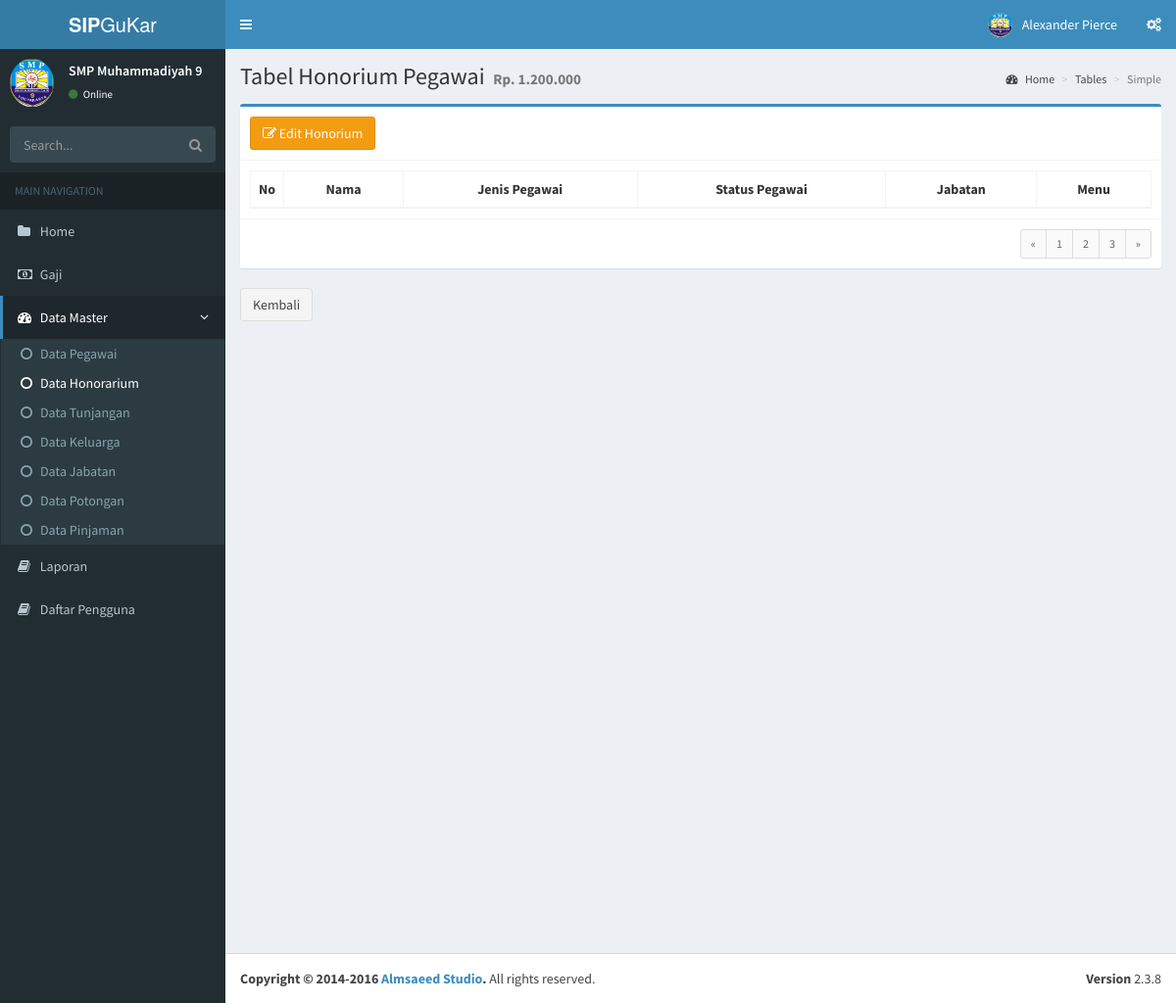
Before: /honor/detail/1200000 with the older database file.
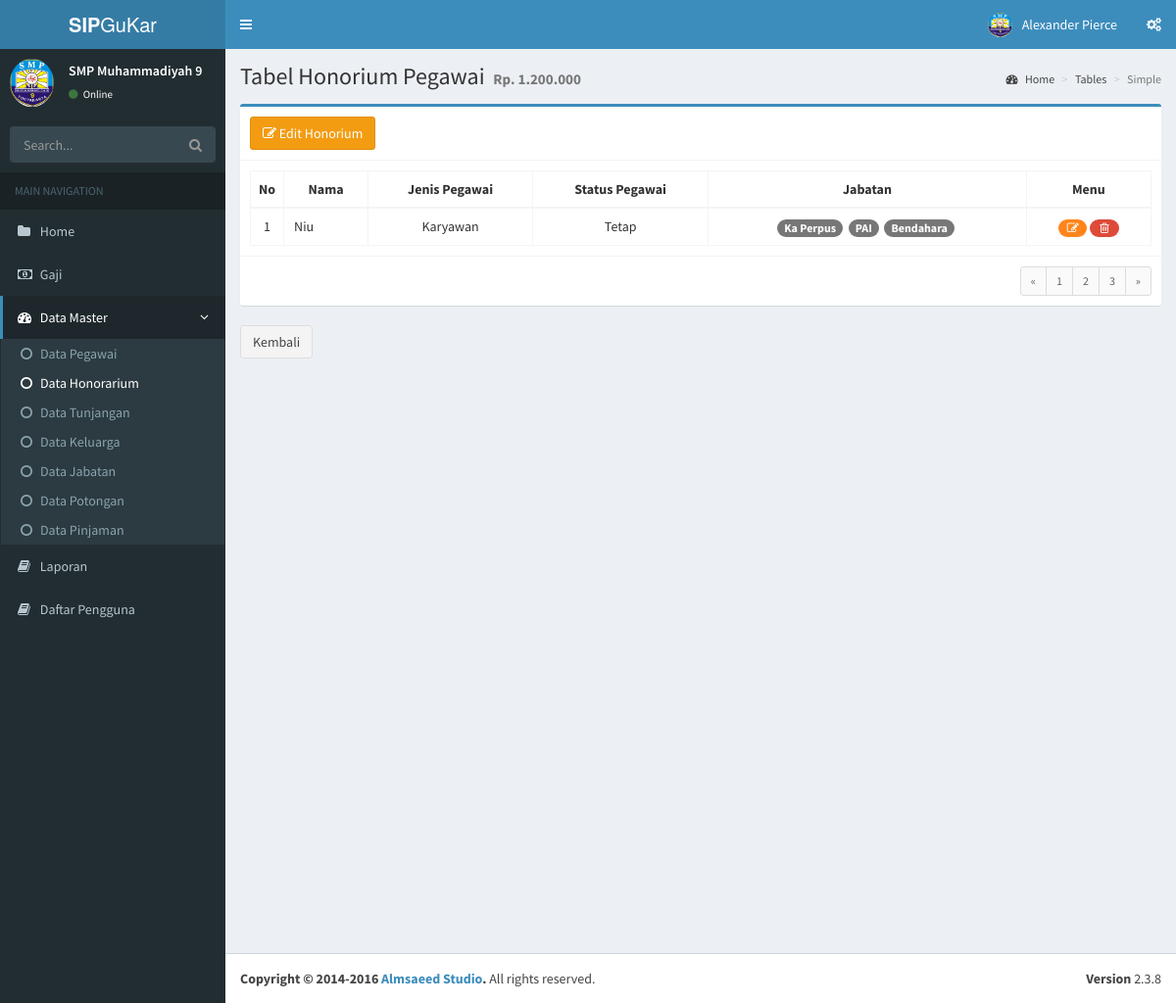
After: the same page with the newer database file.
### tables this page shows
CREATE TABLE `pegawai` (
  `id_pegawai` int(11) NOT NULL,
  `nbm` varchar(100) DEFAULT NULL,
  `nama` varchar(100) NOT NULL,
  `tempat_lahir` varchar(100) NOT NULL,
  `tgl_lahir` date NOT NULL,
  `telepon` int(20) NOT NULL,
  `jns_pegawai` enum('0','1') NOT NULL,
  `gender` enum('P','L') NOT NULL,
  `email` varchar(100) NOT NULL,
  `status_pegawai` enum('P','T0','T1') DEFAULT NULL,
  `status` int(1) NOT NULL,
  `agama` enum('Islam','Protestan','Katolik','Hindu','Buddha','Khonghucu') NOT NULL,
  `umur` varchar(20) NOT NULL,
  `honor` int(11) DEFAULT NULL,
  `masa_kerja` int(11) NOT NULL,
  `created_at` timestamp NOT NULL DEFAULT current_timestamp(),
  `created_by` int(11) DEFAULT NULL
);

### application/libraries/Template.php (called while the page is built)
<?php if ( ! defined('BASEPATH')) exit('No direct script access allowed');
class Template {
		var $template_data = array();
		function set($name, $value)
		{
			$this->template_data[$name] = $value;
		}
		function load($template = '', $view = '' , $view_data = array(), $return = FALSE)
		{
			$this->CI =& get_instance();
			$this->set('contents', $this->CI->load->view($view, $view_data, TRUE));
			return $this->CI->load->view($template, $this->template_data, $return);
		}
}

### application/controllers/Honor.php (called while the page is built, shortened)
<?php
class Honor extends CI_Controller {
	public function detail_honor($honor = TRUE)
	{
		$data['title'] = 'Tabel Honorium Pegawai';
		$data['desc' ] = 'Rp. '.number_format($honor,0,',','.');
		$data['honors'] = $this->M_honor->get_honor($honor)->result_array();
		$data['honor_val'] = $data['honors'][0]['honor'];
		$this->template->load('index','honor/detail_honor', $data);
	}
}

### index.php (called while the page is built, shortened)
<?php
require_once BASEPATH.'core/CodeIgniter.php';

### application/models/M_honor.php (called while the page is built, shortened)
<?php
class M_honor extends CI_Model{
	public function get_honor($honor = TRUE)
	{
		if ($honor != NULL) {
			$this->db->select('p.*, GROUP_CONCAT(DISTINCT jbt.jabatan) jbt_list,
							   GROUP_CONCAT(DISTINCT CONCAT(jbt.jabatan, "</span>&nbsp;<span>") ORDER BY p.nama SEPARATOR "</span>&nbsp;<span>") as result_list');
			$this->db->join('jbt_pegawai jp', 'jp.id_pegawai = p.id_pegawai', 'LEFT');
			$this->db->join('jabatan jbt', 'jbt.id_jabatan = jp.id_jabatan', 'LEFT');
			$this->db->group_by('p.id_pegawai');
			return $this->db->get_where('pegawai p', array('p.honor' => $honor));
		}
	}
}

### application/views/honor/detail_honor.php (the view, shortened to what this page needs)
<section class="content">
	<div class="row">
		<div class="col-md-12">
			<div class="box box-primary">
				<div class="box-header with-border">
					<h3 class="box-title">
						<a href="" data-toggle="modal" data-target="#editHonor<?php echo $honor_val;?>" class='btn btn-warning'>
							<i class="fa fa-pencil-square-o"></i> Edit Honorium
						</a>
					</h3>
				</div>
				<div class="box-body">
					<table class="table table-bordered table-hover responsive text-center">
						<thead>
							<th style="width: 10px">No</th>
							<th>Nama</th>
							<th>Jenis Pegawai</th>
							<th>Status Pegawai</th>
							<th>Jabatan</th>
							<th>Menu</th>
						</thead>
						<tbody>
						<?php
							$no=1; foreach ($honors as $key => $honor) : ?>
							<tr>
								<td style="width: 10px"><?php echo $no++;?></td>
								<td style="text-align: left; padding-left: 10px;"><?php echo $honor['nama'];?></td>
								<td><?php echo ($honor['jns_pegawai'] == 0) ? 'Guru' : 'Karyawan';?></td>
								<td><?php switch ($honor['status_pegawai']) {
									case 'T1':
										echo 'Tetap';
										break;
								}?></td>
								<td class="badge-edit"><span><?php echo $honor['result_list'];?></span></td>
								<td>
									<a href="" data-toggle="modal" data-target="#editHonorPegawai<?php echo $honor['id_pegawai'];?>" title="Edit" data-tooltip="tooltip" data-placement="left">
										<span class="badge bg-orange"><i class="fa fa-fw fa-pencil-square-o"></i></span>
									</a>
									<?php if($honor['honor'] != 0) { ?>
										<a href="" data-toggle="modal" data-target="#deleteHonorPegawai<?php echo $honor['id_pegawai'];?>" title="Hapus" data-tooltip="tooltip" data-placement="right">
											<span class="badge bg-red"><i class="fa fa-fw fa-trash-o"></i></span>
										</a>
									<?php } ?>
								</td>
							</tr>
							<?php endforeach; ?>
						</tbody>
					</table>
				</div>
				<div class="box-footer clearfix">
					<ul class="pagination pagination-sm no-margin pull-right">
						<li><a href="#">&laquo;</a></li>
						<li><a href="#">1</a></li>
						<li><a href="#">2</a></li>
						<li><a href="#">3</a></li>
						<li><a href="#">&raquo;</a></li>
					</ul>
				</div>
			</div>
		</div>
		<div class="col-md-12">
			<a href="<?php echo site_url('honor')?>" class="pull-left btn btn-default">Kembali</a>
		</div>
	</div>
</section>
</div>

Changed rows visible on the page:
added pegawai: nama "Niu", jns_pegawai "Karyawan", status_pegawai "Tetap", result_list "Ka Perpus PAI Bendahara"
